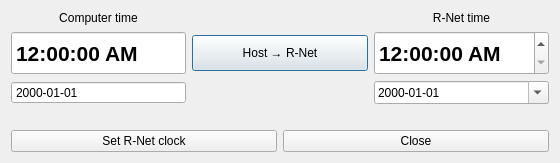
<?xml version="1.0" encoding="UTF-8"?>
<ui version="4.0">
 <class>ClockSettingsDialog</class>
 <widget class="QDialog" name="ClockSettingsDialog">
  <property name="windowTitle"><string>Clock settings</string></property>
  <property name="minimumSize"><size><width>560</width><height>0</height></size></property>
  <layout class="QVBoxLayout" name="verticalLayout">
   <item>
    <layout class="QGridLayout" name="clockGrid">
     <item row="0" column="0"><widget class="QLabel" name="hostTitle"><property name="text"><string>Computer time</string></property><property name="alignment"><set>Qt::AlignCenter</set></property></widget></item>
     <item row="0" column="2"><widget class="QLabel" name="rnetTitle"><property name="text"><string>R-Net time</string></property><property name="alignment"><set>Qt::AlignCenter</set></property></widget></item>
     <item row="1" column="0"><widget class="QTimeEdit" name="clockComputerTime"><property name="minimumSize"><size><width>170</width><height>44</height></size></property><property name="font"><font><pointsize>16</pointsize><bold>true</bold></font></property><property name="displayFormat"><string>hh:mm:ss AP</string></property><property name="readOnly"><bool>true</bool></property><property name="buttonSymbols"><enum>QAbstractSpinBox::NoButtons</enum></property><property name="focusPolicy"><enum>Qt::NoFocus</enum></property></widget></item>
     <item row="1" column="1"><widget class="QPushButton" name="clockHostToRnet"><property name="minimumSize"><size><width>130</width><height>36</height></size></property><property name="text"><string>Host → R-Net</string></property></widget></item>
     <item row="1" column="2"><widget class="QTimeEdit" name="clockRnetTime"><property name="minimumSize"><size><width>170</width><height>44</height></size></property><property name="font"><font><pointsize>16</pointsize><bold>true</bold></font></property><property name="displayFormat"><string>hh:mm:ss AP</string></property></widget></item>
     <item row="2" column="0"><widget class="QDateEdit" name="clockComputerDate"><property name="displayFormat"><string>yyyy-MM-dd</string></property><property name="readOnly"><bool>true</bool></property><property name="buttonSymbols"><enum>QAbstractSpinBox::NoButtons</enum></property><property name="focusPolicy"><enum>Qt::NoFocus</enum></property></widget></item>
     <item row="2" column="2"><widget class="QDateEdit" name="clockRnetDate"><property name="calendarPopup"><bool>true</bool></property><property name="displayFormat"><string>yyyy-MM-dd</string></property><property name="minimumDate"><date><year>2000</year><month>1</month><day>1</day></date></property><property name="maximumDate"><date><year>2099</year><month>12</month><day>31</day></date></property></widget></item>
     <item row="3" column="0" colspan="3"><widget class="QLabel" name="clockStatus"><property name="text"><string/></property><property name="wordWrap"><bool>true</bool></property></widget></item>
    </layout>
   </item>
   <item>
    <layout class="QHBoxLayout" name="actionLayout">
     <item><widget class="QPushButton" name="setRnetClockButton"><property name="text"><string>Set R-Net clock</string></property></widget></item>
     <item><widget class="QPushButton" name="clockCloseButton"><property name="text"><string>Close</string></property></widget></item>
    </layout>
   </item>
  </layout>
 </widget>
 <resources/>
 <connections/>
</ui>
